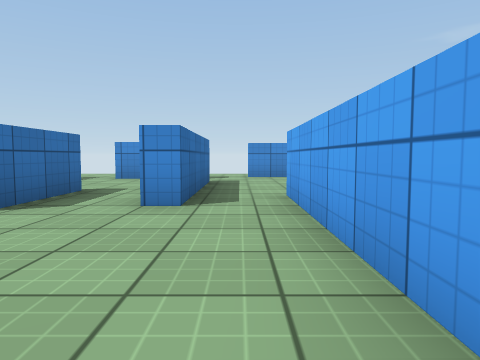
view 1 (above)

15 first-person views from a walk through a Unity game level. The camera is 0.62 m above the floor, tilts 4° down and sees 70° across. The floor is counted in squares, 1 m on a side. Each view is taken from the middle of a square. On the plan, view 1 faces up. The plan holds only what a view shows up to about 10 squares ahead; the rest is blank. The player is left out. Surface patterns are stand-ins for the level's own textures.

view 2
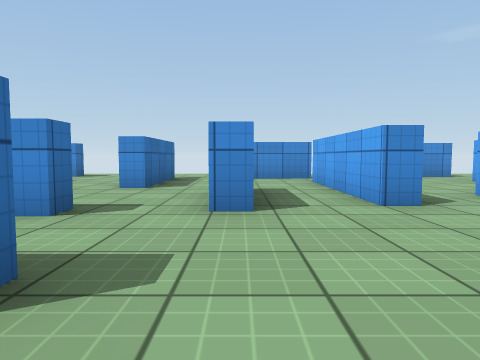

view 3
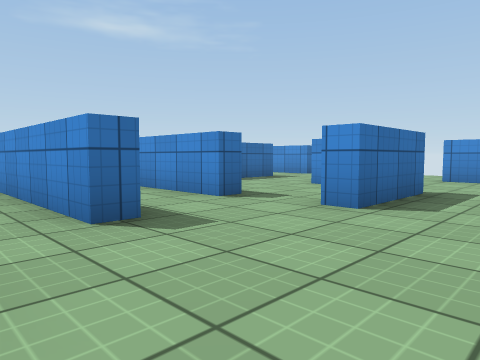

view 4
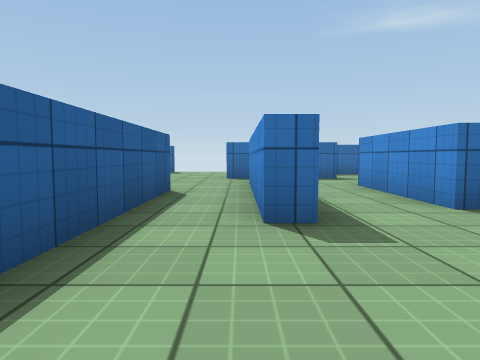

view 5
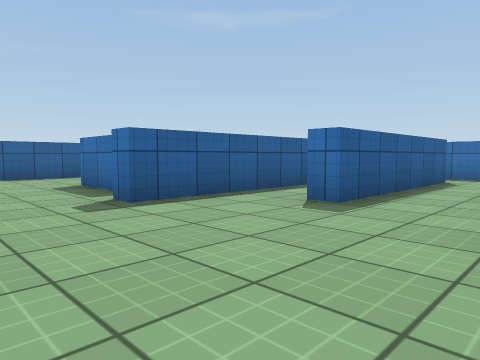

view 6
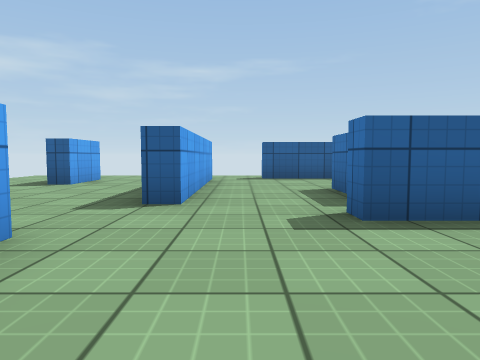

view 7
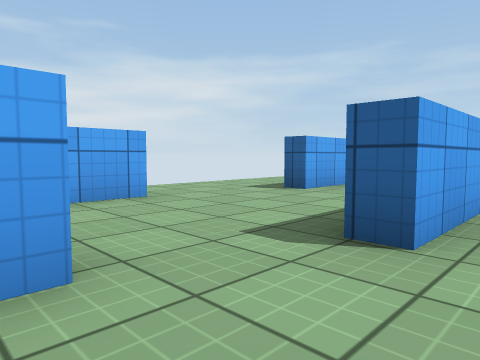

view 8
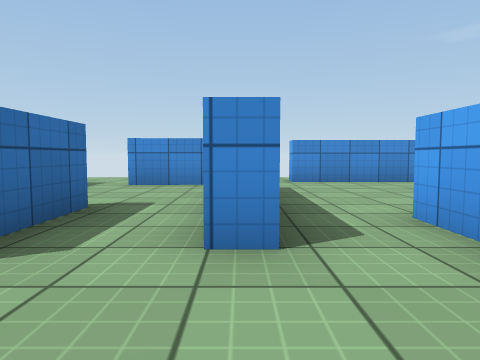

view 9
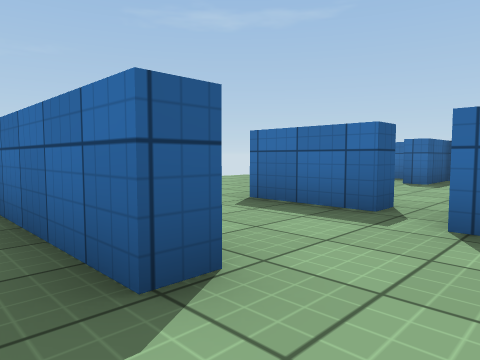

view 10
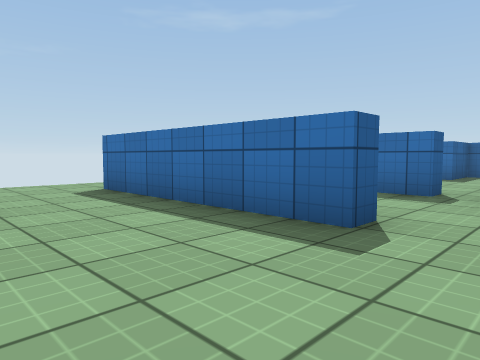

view 11
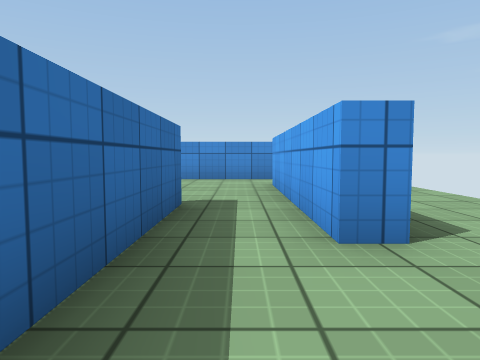

view 12
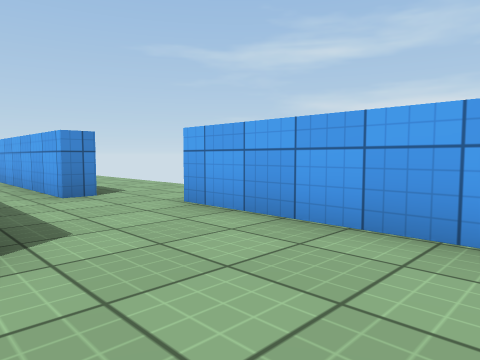

view 13
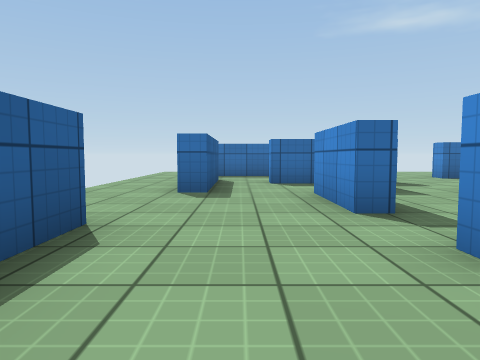

view 14
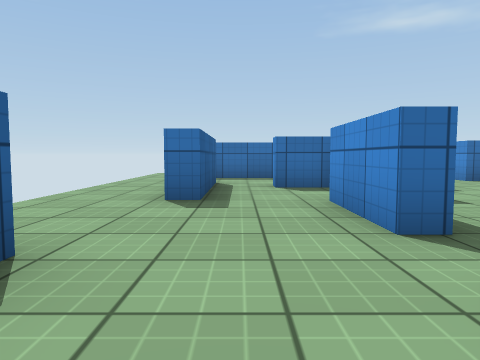

view 15
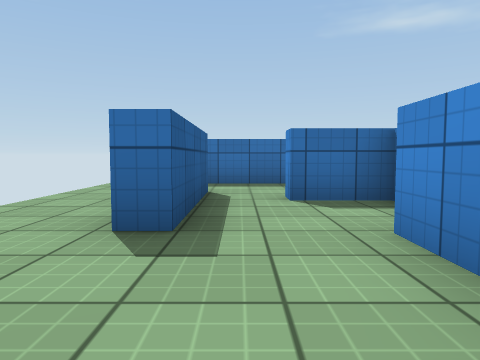

### Floor plan
Key: @ floor where view 1 was taken; # wall or solid block; x gap in a wall; . floor.
Columns run from 12 left of view 1 to 5 right of it. Each row starts with its distance up from view 1.
 11        ..
 10        ..##xx###
  9      ..#........
  8      ..#...#...#
  7     #..#...#...#
  6      ....#.#...#..
  5       ...#.#.#.#..
  4  ...####.#...#.#..
  3  #...........#....
  2  #...........#...
  1  #.#####.....#..#
  0  ...........@...#
 -1  ....#####......#
 -2    #.....#..#.....
 -3    ####..#..#.....
 -4 #..#..##....#.....
 -5 #...........#..#..
 -6 #..###......#..#..
 -7 ........###.....

Where each view was taken, in squares from view 1:
view 1: 0 up, 0 right, facing up
view 2: 0 up, 3 left, facing up
view 3: 0 up, 1 left, facing up-left
view 4: 1 up, 1 left, facing left
view 5: 4 up, 0 right, facing down-left
view 6: 3 up, 1 left, facing down
view 7: 1 up, 1 left, facing down-right
view 8: 2 up, 1 left, facing up
view 9: 0 up, 1 right, facing down-left
view 10: 0 up, 3 right, facing down-left
view 11: 1 up, 2 right, facing up
view 12: 2 down, 1 right, facing up-right
view 13: 5 down, 1 left, facing left
view 14: 5 down, 2 left, facing left
view 15: 5 down, 4 left, facing left
